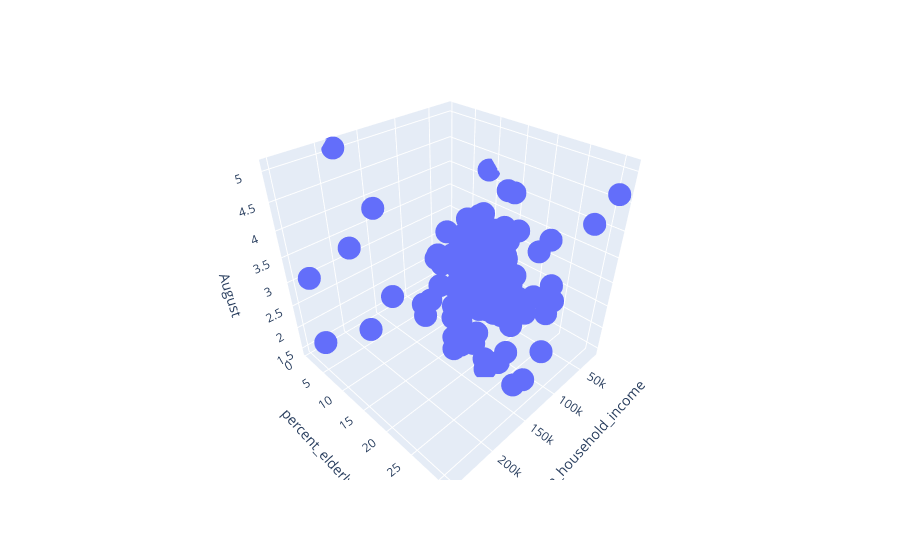

The notebook cell this image was saved under:
### Code cell
import plotly.express as px

df = pd.read_csv('merged_income_age.csv').query("zip!=11005")

fig = px.scatter_3d(df, 
                    x='median_household_income', 
                    y='percent_elderly', 
                    z='August')
fig.show()

### Figure 1 — Plotly figure (JSON) as saved in the notebook; plotly's stock layout.template omitted (floating-point values rounded to 4 significant figures; data arrays with more than 128 entries replaced by an {"elided": "..."} marker saying what was removed)
{"data": [{"hovertemplate": "median_household_income=%{x}<br>percent_elderly=%{y}<br>August=%{z}<extra></extra>", "legendgroup": "", "marker": {"color": "#636efa", "symbol": "circle"}, "mode": "markers", "name": "", "scene": "scene", "showlegend": false, "type": "scatter3d", "x": {"elided": "177 int values"}, "y": {"elided": "177 float values"}, "z": {"elided": "177 float values"}}], "layout": {"legend": {"tracegroupgap": 0}, "margin": {"t": 60}, "scene": {"domain": {"x": [0, 1], "y": [0, 1]}, "xaxis": {"title": {"text": "median_household_income"}}, "yaxis": {"title": {"text": "percent_elderly"}}, "zaxis": {"title": {"text": "August"}}}}}
